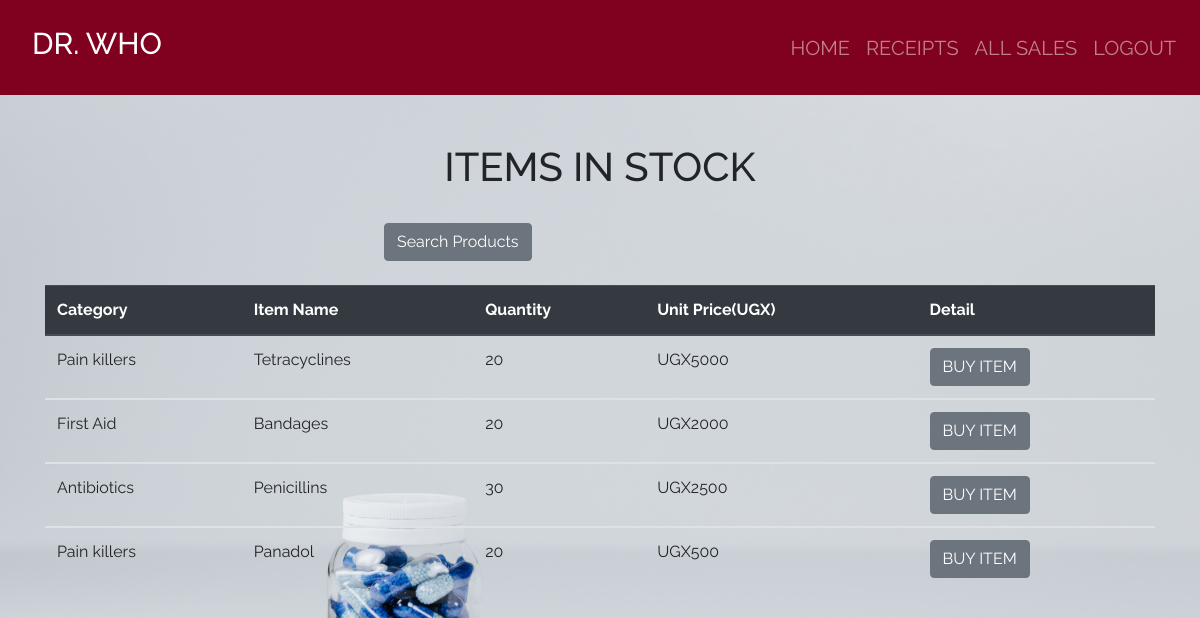
Page /index/ (signed in) on the committed database.
### pharmacy/models.py (models this page shows, shortened)
class Product(models.Model):
    category_name = models.ForeignKey(Category, on_delete=models.CASCADE, null=True, blank = True)
    item_names = models.CharField(max_length =50, null = True, blank = True)
    total_quantity = models.IntegerField(default = 0, null = True, blank = True)
    issued_quantity = models.IntegerField(default = 0, null = True, blank = True)
    received = models.IntegerField(default = 0, null = True, blank = True)
    unit_price = models.IntegerField(default = 0, null = True, blank = True)
    manufacturer = models.CharField(max_length=50, null = True, blank = True)
    brand = models.CharField(max_length=50, null = True, blank = True)

class Category(models.Model):
    name = models.CharField(max_length=50, null = True, blank = True)
    def __str__(self):
        return self.name

### pharmacy/views.py (the view)
# urls.py: path('index/', views.index, name = 'index'),
def index(request):
    products = Product.objects.all().order_by('-id')
    product_filter = Product_filters(request.GET,queryset= products)
    products = product_filter.qs
    return render(request,'index.html', {'products':products,'product_filter':product_filter})

### templates/index.html (shortened to what this page needs)
{% extends 'products/base.html'%} {% block content%}
<br></br>
<div class = "container">
  <h1 class= "text-center">ITEMS IN STOCK</h1>
  <br>
  <div class = "container">
    <form action = "" method = "GET">
      <input
      type = "submit"
      value = "Search Products"
      class="btn btn-secondary btn"/>
    </form>
  </div>
  <br>
  <table class="table">
    <thead class="thead-dark">
      <tr>
        <th scope="col">Category</th>
        <th scope="col">Item Name</th>
        <th scope="col">Quantity</th>
        <th scope="col">Unit Price(UGX)</th>
        <th scope = "col">Detail</th>
      </tr>
    </thead>
    {% for product in products%}
    <tbody>
      <tr>
        <td>{{product.category_name}}</td>
        <td>{{product.item_names}}</td>
        <td>{{product.total_quantity}}</td>
        <td>UGX{{product.unit_price}}</td>
        <td><a href=""
              ><input
                type="submit"
                value="BUY ITEM"
                class="btn btn-secondary btn"
                type="button"
            /></a></td>
      </tr>
    </tbody>
    {% endfor %}
  </table>
</div>
{% endblock%}

### pharmacy/static/css/main.css (style rules this page uses)
html,body { position: relative; overflow-x: hidden; background: url('/static/images/img6.jpg'); width: 100% !important; height: 100vh; display: table; position: relative; background-position: center; background-attachment: scroll; -o-background-size: cover; -moz-background-size: cover; -webkit-background-size: cover; background-size: cover; background-repeat: no-repeat; }
body { background-color: hsl(0, 0%, 98%); font-family: 'raleway'; }
form { width: 40%; margin: 0 auto; }

### rows in the picture
Product: category_name "Pain killers", item_names "Tetracyclines", total_quantity "20", unit_price "5000"
Product: category_name "First Aid", item_names "Bandages", total_quantity "20", unit_price "2000"
Product: category_name "Antibiotics", item_names "Penicillins", total_quantity "30", unit_price "2500"
Product: category_name "Pain killers", item_names "Panadol", total_quantity "20", unit_price "500"
